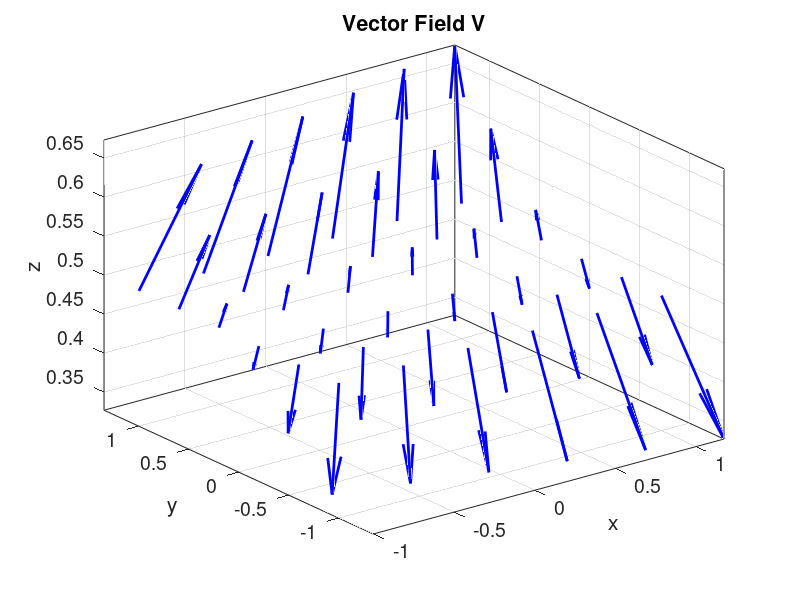
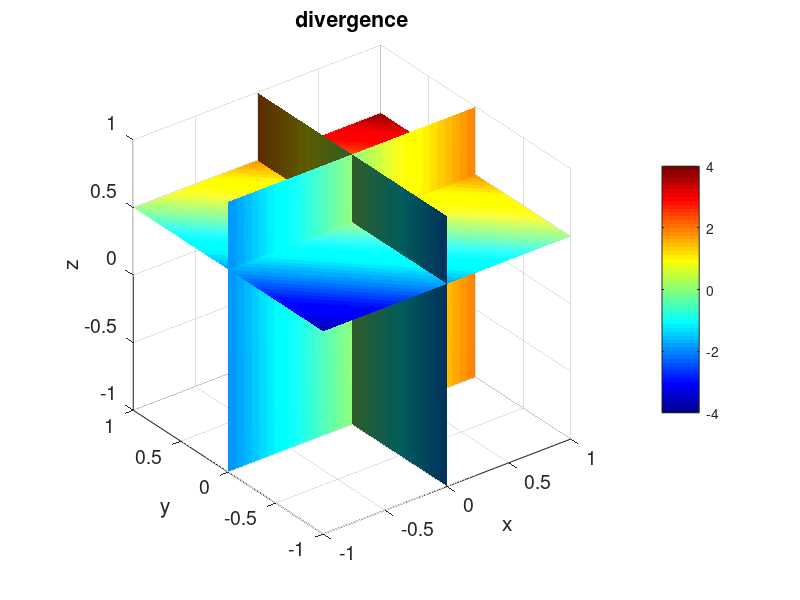
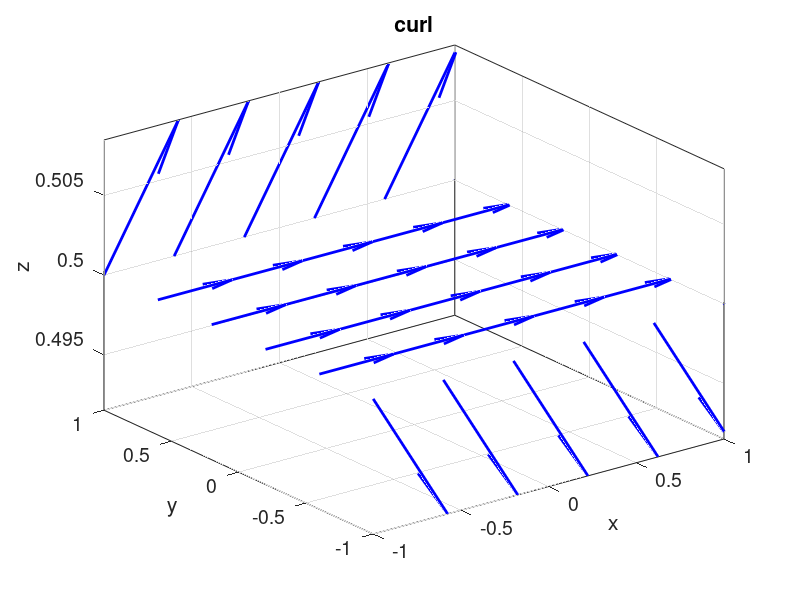

Here is the MATLAB script that generated these plots, in order:
% cemDiff03.m
% 18 march 2016
% Ian Cooper
% School of Physics, University of Sydney
% https://d-arora.github.io/Doing-Physics-With-Matlab/

% DIVERGENCE and CURL OF A VECTOR FIELD
   

clear all
close all
clc

% INPUTS  ================================================================
% Number of grid points (integer)
   N = 101;
% Range for X and Y values  [minX maxX minY maxY minZ maxZ]
  XY = [-1 1 -1 1 -1 1];
 
  
% indices for slice plots in figures 1 and 3 
  dx = 1:20:N; dy  = dx;   dz = 76; 
   
% CALCULATIONS  ==========================================================   
% X and Y ranges
   minX = XY(1);  maxX = XY(2);
   minY  = XY(3); maxY = XY(4);
   minZ  = XY(5); maxZ = XY(6);
   x = linspace(minX, maxX,N);
   y = linspace(minY, maxY,N);
   z = linspace(minZ, maxZ,N);
   [xx, yy, zz] = meshgrid(x,y,z);

% Define vector field V
%    rr = sqrt(xx.^2 + yy.^2);
%    tt = atan2(yy,xx);
%    Vxx = -rr.*sin(tt);
%    Vyy = rr.*cos(tt);
%    Vzz = 0.*zz.^2;
%    Vxx = xx .* yy;  Vyy = yy.^2;  Vzz = 0 .* Vxx; 
     Vxx = yy.^2;   Vyy = 2.*xx.*yy;  Vzz = 2.*yy.*zz;
     
% DIVERGENCE
divV = divergence(xx, yy, zz, Vxx, Vyy, Vzz);

[curlVxx, curlVyy, curlVzz] = curl(xx, yy, zz, Vxx, Vyy, Vzz);


% GRAPHICS ===============================================================

figure(1) % VECTOR FIELD V------------------------------------------------
    set(gcf,'units','normalized','position',[0.05 0.2 0.3 0.4]);
    p1 = xx(dx,dy,dz); p2 = yy(dx,dy,dz); p3 = zz(dx,dy,dz); 
    p4 = Vxx(dx,dy,dz); p5 = Vyy(dx,dy,dz); p6 = Vzz(dx,dy,dz); 
    h = quiver3(p1, p2, p3, p4, p5, p6);
    set(h,'color',[0 0 1],'linewidth', 2);
    axis tight
    set(gca,'xLim',[minX, maxX]);
    set(gca,'yLim',[minY, maxY]);
    % set(gca,'zLim',[minZ, maxZ]);
    title('Vector Field V');
    xlabel('x'); ylabel('y'); zlabel('z');
    set(gca,'fontsize',14)
    rotate3d 
    box on
    axis tight
    
figure(2);  %  divergence ------------------------------------------------
   set(gcf,'units','normalized','position',[0.38 0.2 0.3 0.4]);
   %h = slice(xx,yy,zz,divV,[minX maxX],maxY,minZ);
   h = slice(xx,yy,zz,divV,0,0,0.5);
   colormap jet
   shading interp
   daspect([1 1 1])
   axis tight
   camlight
   set([h(1),h(2)],'ambientstrength',0.6)
   colorbar;
   rotate3d;
   xlabel('x'); ylabel('y'); zlabel('z');
   title('divergence');
   set(gca,'fontsize',14)  
   axis tight
    
 figure(3) % curl --------------------------------------------------------
    set(gcf,'units','normalized','position',[0.7 0.2 0.30 0.4]);
    p1 = xx(dx,dy,dz); p2 = yy(dx,dy,dz); p3 = zz(dx,dy,dz); 
    p4 = curlVxx(dx,dy,dz); p5 = curlVyy(dx,dy,dz); p6 = curlVzz(dx,dy,dz); 
    
    h = quiver3(p1, p2, p3, p4, p5, p6);
    set(h,'color',[0 0 1],'linewidth', 2);
    axis tight
     set(gca,'xLim',[minX, maxX]);
     set(gca,'yLim',[minY, maxY]);
    % set(gca,'zLim',[minZ, maxZ]);
    title('curl');
    xlabel('x'); ylabel('y'); zlabel('z');
    set(gca,'fontsize',14)
    rotate3d 
    box on   
